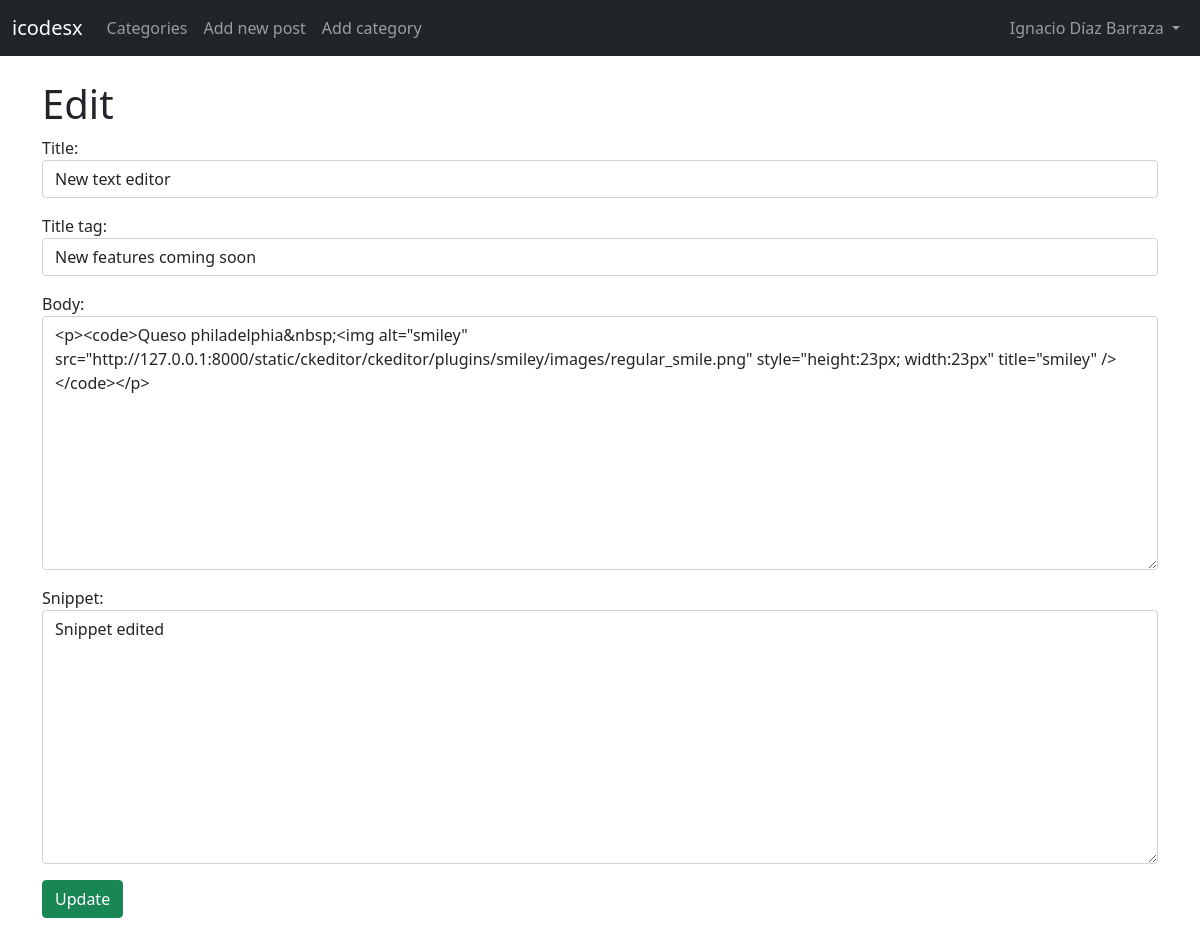
Page /article/8/edit (signed in) on the committed database.
### blogapp/models.py (models this page shows, shortened)
class Post(models.Model):
    title = models.CharField(max_length=255)
    header_image = models.ImageField(
        null=True, blank=True, upload_to='images/')
    title_tag = models.CharField(max_length=255)
    author = models.ForeignKey(User, on_delete=models.CASCADE)
    body = RichTextField(blank=True, null=True)
    post_date = models.DateField(auto_now_add=True)
    category = models.CharField(max_length=255, default='Blog experience')
    snippet = models.CharField(max_length=255)
    likes = models.ManyToManyField(User, related_name='blog_posts')

### blogapp/views.py (the view)
# urls.py: path('article/<int:pk>/edit', EditPostView.as_view(), name='edit-post'),
class EditPostView(UpdateView):
    model = Post
    form_class = EditForm
    template_name = 'edit-post.html'

### blogapp/forms.py
class EditForm(forms.ModelForm):
    class Meta:
        model = Post
        fields = ('title', 'title_tag', 'body', 'snippet')
        widgets = {
            'title': forms.TextInput(attrs={'class': 'form-control'}),
            'title_tag': forms.TextInput(attrs={'class': 'form-control'}),
            'body': forms.Textarea(attrs={'class': 'form-control'}),
            'snippet': forms.Textarea(attrs={'class': 'form-control'}),
        }

### blogapp/templates/edit-post.html (shortened to what this page needs)
{% extends 'base.html' %}
{% block content %}
    {% if user.is_authenticated and user.id == post.author.id %}
        <h1>Edit</h1>
        <div class="form-group">
            <form method="POST">
                {{ form.as_p }}
                <button class="btn btn-success">Update</button>
            </form>
        </div>
    {% else %}
        <div class="alert alert-danger" role="alert">
            You don't have the credentials to access this page.
        </div>
    {% endif %}
    <br>
{% endblock %}

### blogapp/templates/base.html (shortened to what this page needs)
<!doctype html>
<html lang="en">
<head>
    <link href="https://cdn.jsdelivr.net/npm/bootstrap@5.0.0-beta1/dist/css/bootstrap.min.css" rel="stylesheet">
</head>
<body>
    <nav class="navbar navbar-expand-lg navbar-dark bg-dark">
        <div class="container-fluid">
          <a class="navbar-brand" href="{% url 'index' %}">icodesx</a>
          <div class="collapse navbar-collapse" id="navbarSupportedContent">
            <ul class="navbar-nav me-auto mb-2 mb-lg-0">
              {% if cat_menu %}
                <li class="nav-item dropdown">
                  <a class="nav-link dropdown-toggle" href="#" id="navbarDropdown" role="button" data-bs-toggle="dropdown" aria-expanded="false">
                    Categories
                  </a>
                  <ul class="dropdown-menu" aria-labelledby="navbarDropdown">
                    {% for item in cat_menu %}
                    <li><a class="dropdown-item" href="{% url 'category' item|slugify %}">{{ item }}</a></li>
                    {% endfor %}
                  </ul>
                </li>
              {% else %}
                <li class="nav-item">
                  <a class="nav-link" href="{% url 'category-list' %}">Categories</a>
                </li>
              {% endif %}
              {% if user.is_authenticated %}
                <li class="nav-item">
                  <a class="nav-link" href="{% url 'add-post' %}">Add new post</a>
                </li>
                <li class="nav-item">
                  <a class="nav-link" href="{% url 'add-category' %}">Add category</a>
                </li>
                  </ul>
              {% endif %}
          </div>
          {% if user.is_authenticated %}
            <ul class="navbar-nav ml-auto">
              <li class="nav-item dropdown">
                <a class="nav-link dropdown-toggle" href="#" id="navbarDropdown" role="button" data-bs-toggle="dropdown" aria-expanded="false">
                  {{ user.first_name }} {{ user.last_name }}
                </a>
              </li>
            </ul>
          {% endif %}
        </div>
      </nav>
    <br>
    <div class="container">
        {% block content %}
        {% endblock %}
    </div>
</body>
</html>

### rows in the picture
Post: title "New text editor", title_tag "New features coming soon", body "<p><code>Queso philadelphia&nbsp;<img alt=\"smiley\" src=\"http://127.0.0.1:8000/static/ckeditor/ckeditor/plugins/smiley/images/regular_smile.png\" style=\"height:23px; width:23px\" title=\"smiley\" /></code></p>", snippet "Snippet edited"

### other values in the picture
{{ user.first_name }} "Ignacio"
{{ user.last_name }} "Díaz Barraza"
